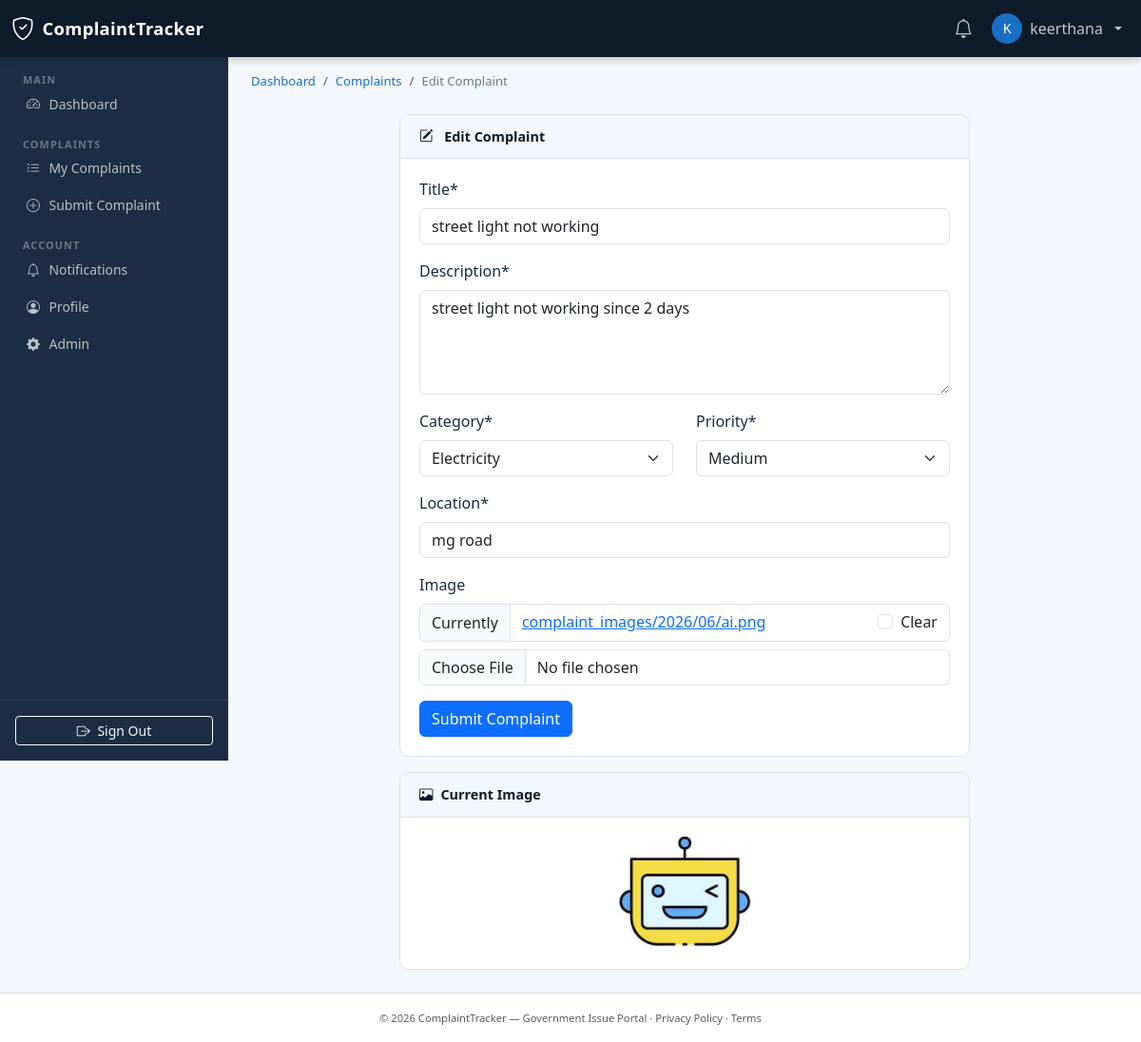
The app's page /complaints/1/edit/ (signed in) with its own data.
### accounts/models.py (models this page shows, shortened)
class User(AbstractUser):
    ROLE_CITIZEN = 'citizen'
    ROLE_OFFICER = 'officer'
    ROLE_ADMIN   = 'admin'
    ROLE_CHOICES = [
        (ROLE_CITIZEN, 'Citizen'),
        (ROLE_OFFICER, 'Officer'),
        (ROLE_ADMIN,   'Admin'),
    ]
    role    = models.CharField(max_length=10, choices=ROLE_CHOICES, default=ROLE_CITIZEN)
    phone   = models.CharField(max_length=20, blank=True)
    address = models.TextField(blank=True)
    avatar  = models.ImageField(upload_to='avatars/', blank=True, null=True)
    class Meta:
        verbose_name      = 'User'
        verbose_name_plural = 'Users'
        indexes = [models.Index(fields=['role'])]
    @property
    def is_citizen(self):
        return self.role == self.ROLE_CITIZEN
    @property
    def can_manage_complaints(self):
        return self.role in (self.ROLE_OFFICER, self.ROLE_ADMIN)
    def get_role_badge(self):
        badges = {
            self.ROLE_CITIZEN: 'bg-secondary',
            self.ROLE_OFFICER: 'bg-primary',
            self.ROLE_ADMIN:   'bg-danger',
        }
        return badges.get(self.role, 'bg-secondary')

### complaints/models.py (models this page shows, shortened)
class Complaint(models.Model):
    STATUS_PENDING     = 'pending'
    STATUS_ASSIGNED    = 'assigned'
    STATUS_IN_PROGRESS = 'in_progress'
    STATUS_RESOLVED    = 'resolved'
    STATUS_CLOSED      = 'closed'
    STATUS_CHOICES = [
        (STATUS_PENDING,     'Pending'),
        (STATUS_ASSIGNED,    'Assigned'),
        (STATUS_IN_PROGRESS, 'In Progress'),
        (STATUS_RESOLVED,    'Resolved'),
        (STATUS_CLOSED,      'Closed'),
    ]
    PRIORITY_LOW      = 'low'
    PRIORITY_MEDIUM   = 'medium'
    PRIORITY_HIGH     = 'high'
    PRIORITY_CRITICAL = 'critical'
    PRIORITY_CHOICES = [
        (PRIORITY_LOW,      'Low'),
        (PRIORITY_MEDIUM,   'Medium'),
        (PRIORITY_HIGH,     'High'),
        (PRIORITY_CRITICAL, 'Critical'),
    ]
    citizen     = models.ForeignKey(
        settings.AUTH_USER_MODEL, on_delete=models.CASCADE,
        related_name='complaints', limit_choices_to={'role': 'citizen'})
    title       = models.CharField(max_length=200)
    description = models.TextField()
    category    = models.ForeignKey(Category, on_delete=models.SET_NULL,
                                    null=True, related_name='complaints')
    location    = models.CharField(max_length=255)
    image       = models.ImageField(upload_to='complaint_images/%Y/%m/', blank=True, null=True)
    status      = models.CharField(max_length=20, choices=STATUS_CHOICES, default=STATUS_PENDING)
    priority    = models.CharField(max_length=10, choices=PRIORITY_CHOICES, default=PRIORITY_MEDIUM)
    assigned_to = models.ForeignKey(
        settings.AUTH_USER_MODEL, on_delete=models.SET_NULL,
        null=True, blank=True, related_name='assigned_complaints',
        limit_choices_to={'role__in': ['officer', 'admin']})
    latitude    = models.DecimalField(max_digits=9, decimal_places=6, null=True, blank=True)
    longitude   = models.DecimalField(max_digits=9, decimal_places=6, null=True, blank=True)
    created_at  = models.DateTimeField(auto_now_add=True)
    updated_at  = models.DateTimeField(auto_now=True)
    class Meta:
        ordering = ['-created_at']
        indexes  = [
            models.Index(fields=['status']),
            models.Index(fields=['priority']),
            models.Index(fields=['citizen']),
            models.Index(fields=['assigned_to']),
        ]

### complaints/views.py (the view, shortened to what this page needs)
# urls.py: path('<int:pk>/edit/',         views.ComplaintUpdateView.as_view(), name='update'),
class ComplaintUpdateView(LoginRequiredMixin, UpdateView):
    model         = Complaint
    form_class    = ComplaintForm
    template_name = 'complaints/complaint_form.html'
    def get_object(self):
        obj  = get_object_or_404(Complaint, pk=self.kwargs['pk'])
        user = self.request.user
        if user.is_citizen and obj.citizen != user:
            from django.core.exceptions import PermissionDenied
            raise PermissionDenied
        return obj
    def get_context_data(self, **kwargs):
        ctx = super().get_context_data(**kwargs)
        ctx['form_title'] = 'Edit Complaint'
        return ctx

### complaints/forms.py (shortened to what this page needs)
class ComplaintForm(forms.ModelForm):
    class Meta:
        model  = Complaint
        fields = ('title', 'description', 'category', 'location',
                  'image', 'priority', 'latitude', 'longitude')
        widgets = {
            'description': forms.Textarea(attrs={'rows': 4}),
            'latitude':    forms.HiddenInput(),
            'longitude':   forms.HiddenInput(),
        }
    def __init__(self, *args, **kwargs):
        super().__init__(*args, **kwargs)
        self.fields['category'].queryset = Category.objects.all()
        self.fields['priority'].initial  = Complaint.PRIORITY_MEDIUM
        self.helper = FormHelper()
        self.helper.layout = Layout(
            'title',
            'description',
            Row(Column('category', css_class='col-md-6'),
                Column('priority', css_class='col-md-6')),
            'location',
            'latitude', 'longitude',
            'image',
            Submit('submit', 'Submit Complaint', css_class='btn btn-primary'),
        )

### accounts/context_processors.py (called while the page is built)
def notification_count(request):
    count = 0
    if request.user.is_authenticated:
        from complaints.models import Notification
        count = Notification.objects.filter(user=request.user, is_read=False).count()
    return {'unread_notification_count': count}

### complaints/models.py (called while the page is built)
    def __str__(self):
        return self.name

### templates/complaints/complaint_form.html (shortened to what this page needs)
{% extends "base.html" %}
{% load crispy_forms_tags %}
{% block breadcrumb %}
<div class="ct-breadcrumb px-4 pt-3">
  <nav aria-label="breadcrumb">
    <ol class="breadcrumb mb-0">
      <li class="breadcrumb-item"><a href="{% url 'dashboard:index' %}">Dashboard</a></li>
      <li class="breadcrumb-item"><a href="{% url 'complaints:list' %}">Complaints</a></li>
      <li class="breadcrumb-item active">{{ form_title }}</li>
    </ol>
  </nav>
</div>
{% endblock %}
{% block content %}
<div class="row justify-content-center">
  <div class="col-lg-8">
    <div class="ct-card">
      <div class="ct-card-header">
        <i class="bi bi-{% if object %}pencil-square{% else %}plus-circle{% endif %} me-2"></i>
        {{ form_title }}
      </div>
      <div class="ct-card-body">
        <form method="post" enctype="multipart/form-data" id="complaintForm" novalidate>
          {% crispy form %}
        </form>
      </div>
    </div>
    {% if object and object.image %}
    <div class="ct-card mt-3">
      <div class="ct-card-header"><i class="bi bi-image me-2"></i>Current Image</div>
      <div class="ct-card-body text-center">
        <img src="{{ object.image.url }}" class="img-fluid rounded ct-complaint-image" alt="Current image">
      </div>
    </div>
    {% endif %}
  </div>
</div>
{% endblock %}

### templates/includes/navbar.html (shortened to what this page needs)
<nav class="navbar navbar-expand-lg ct-navbar">
  <div class="container-fluid">
    <a class="navbar-brand d-flex align-items-center gap-2" href="{% url 'dashboard:index' %}">
      <i class="bi bi-shield-check fs-4"></i>
      <span class="fw-bold">ComplaintTracker</span>
    </a>
    <div class="collapse navbar-collapse" id="mainNav">
      <ul class="navbar-nav ms-auto align-items-center gap-1">
        <li class="nav-item">
          <a class="nav-link position-relative" href="{% url 'complaints:notifications' %}">
            <i class="bi bi-bell fs-5"></i>
          </a>
        </li>
        <li class="nav-item dropdown">
          <a class="nav-link dropdown-toggle d-flex align-items-center gap-2" href="#"
             data-bs-toggle="dropdown">
            {% if user.avatar %}
              <img src="{{ user.avatar.url }}" class="ct-avatar-sm rounded-circle" alt="avatar">
            {% else %}
              <div class="ct-avatar-sm ct-avatar-placeholder rounded-circle d-flex align-items-center justify-content-center">
                {{ user.username|first|upper }}
              </div>
            {% endif %}
            <span class="d-none d-md-inline">{{ user.get_full_name|default:user.username }}</span>
          </a>
        </li>
      </ul>
    </div>
  </div>
</nav>

### static/css/style.css (style rules this page uses)
:root { --ct-navy: #0d1b2a; --ct-navy-mid: #1b2e45; --ct-navy-light: #243a54; --ct-blue: #1a6fc4; --ct-blue-light: #3a8fd4; --ct-accent: #f0a500; --ct-surface: #ffffff; --ct-surface-2: #f4f7fb; --ct-border: #dde3ed; --ct-text: #1c2b3a; --ct-text-muted: #6b7a8d; --ct-sidebar-w: 240px; --ct-navbar-h: 60px; --ct-radius: 10px; --ct-pending: #f0a500; --ct-assigned: #1a6fc4; --ct-progress: #9b59b6; --ct-resolved: #27ae60; --ct-closed: #6b7a8d; --ct-low: #27ae60; --ct-medium: #f0a500; --ct-high: #e67e22; --ct-critical: #e74c3c; }
*, *::before, *::after { box-sizing: border-box; }
body.ct-body { font-family: 'Segoe UI', system-ui, -apple-system, sans-serif; background: var(--ct-surface-2); color: var(--ct-text); margin: 0; }
.ct-navbar { background: var(--ct-navy); height: var(--ct-navbar-h); position: sticky; top: 0; z-index: 1030; box-shadow: 0 2px 8px rgba(0,0,0,.25); }
.ct-navbar .navbar-brand { color: #fff !important; font-size: 1.15rem; letter-spacing: .02em; }
.ct-navbar .nav-link { color: rgba(255,255,255,.75) !important; }
.ct-breadcrumb .breadcrumb { font-size: .82rem; }
.ct-breadcrumb .breadcrumb-item a { color: var(--ct-blue); text-decoration: none; }
.ct-breadcrumb .breadcrumb-item.active { color: var(--ct-text-muted); }
.ct-card { background: var(--ct-surface); border: 1px solid var(--ct-border); border-radius: var(--ct-radius); overflow: hidden; }
.ct-card-header { background: var(--ct-surface-2); border-bottom: 1px solid var(--ct-border); padding: .75rem 1.25rem; font-weight: 600; font-size: .9rem; color: var(--ct-navy); }
.ct-card-body { padding: 1.25rem; }
.ct-complaint-image { max-height: 320px; object-fit: cover; border-radius: var(--ct-radius); }
.ct-avatar-sm { width: 32px; height: 32px; font-size: .8rem; background: var(--ct-blue); color: #fff; }
.ct-avatar-placeholder { font-size: .9rem; }

### records on screen
User: username|first "K", get_full_name "keerthana"
Complaint: title "street light not working", description "street light not working since 2 days", category "Electricity", priority "Medium", location "mg road", image (picture)
